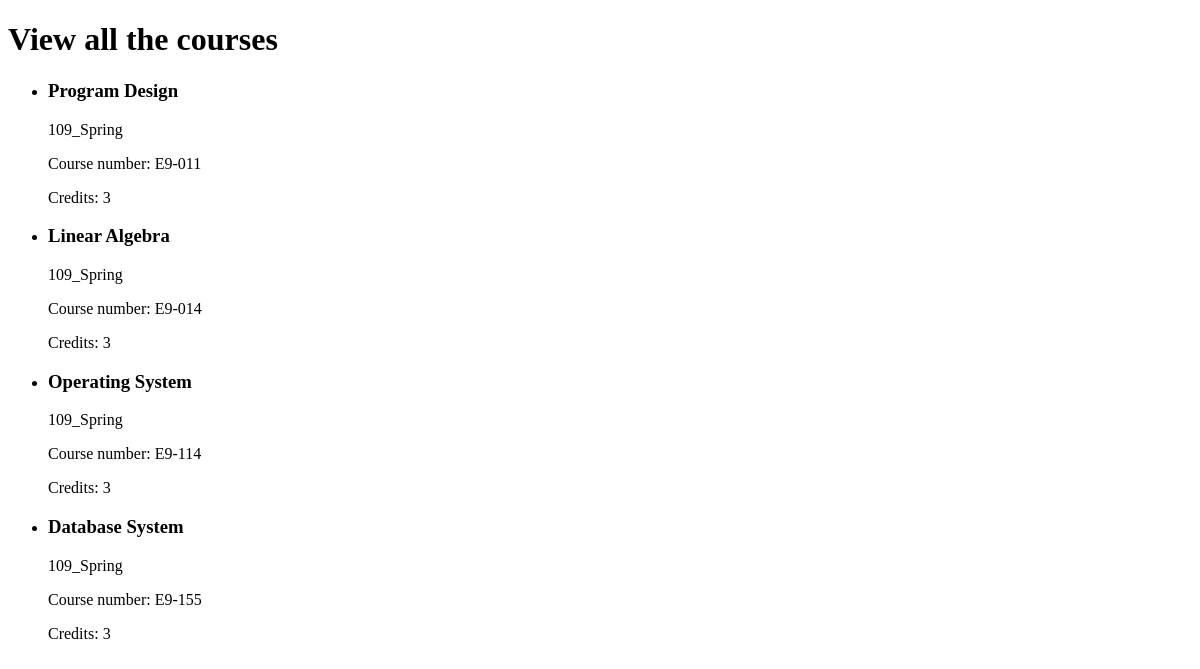
The page /learning/Course/listAll on the database as committed earlier.
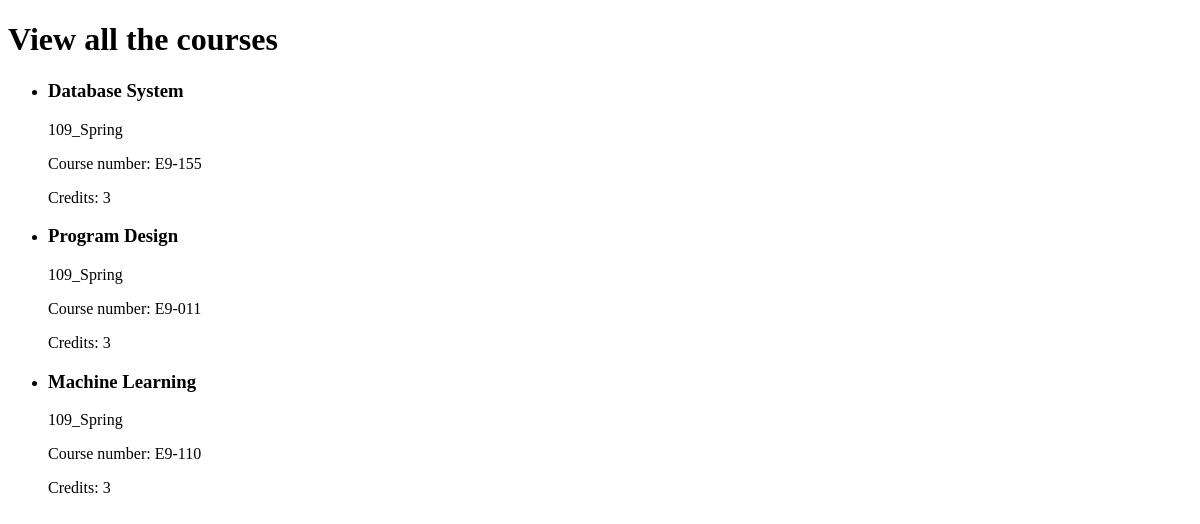
The same page on the database as committed later.
### MainApp/models.py (models this page shows, shortened)
class Courses(db.Model):
    Semester = db.Column(db.VARCHAR(6), nullable=False)
    CourseNumber = db.Column(db.CHAR(6), primary_key=True)
    CourseName = db.Column(db.VARCHAR(50), nullable=False)
    Credits = db.Column(db.Integer)

### main.py (the view)
@app.route('/learning/Course/listAll')
def listCourses():
    return learning.listAllCourses()

### MainApp/Learning/views.py (called while the page is built)
def listAllCourses():
    return render_template('learning/learning_courses_listAll.html', courses=Courses.query.all())

### MainApp/templates/learning/learning_courses_listAll.html (shortened to what this page needs)
<!doctype html>
<html>
    <body>
        <div class="courseContainer">
            <h1 class="courseContainer">View all the courses</h1>
            <ul class="courseList">
                {% for c in courses %}
                <li class="listItem">
                    <h3 class="listItem" id="courseName">{{c.CourseName}}</h3>
                    <p class="listItem" id="schoolYear&semester">{{c.Semester}}</p>
                    <p class="listItem" id="courseNumber">Course number: {{c.CourseNumber}}</p>
                    <p class="listItem" id="credits">Credits: {{c.Credits}}</p>
                </li>
                {% endfor %}
            </ul>
        </div>
    </body>
</html>

Rows that differ between the two databases and show on the page:
removed Courses: CourseName "Linear Algebra", Semester "109_Spring", CourseNumber "E9-014", Credits "3"
removed Courses: CourseName "Operating System", Semester "109_Spring", CourseNumber "E9-114", Credits "3"
shown differently, row unchanged: Courses "Database System": moves up the list
added Courses: CourseName "Machine Learning", Semester "109_Spring", CourseNumber "E9-110", Credits "3"
